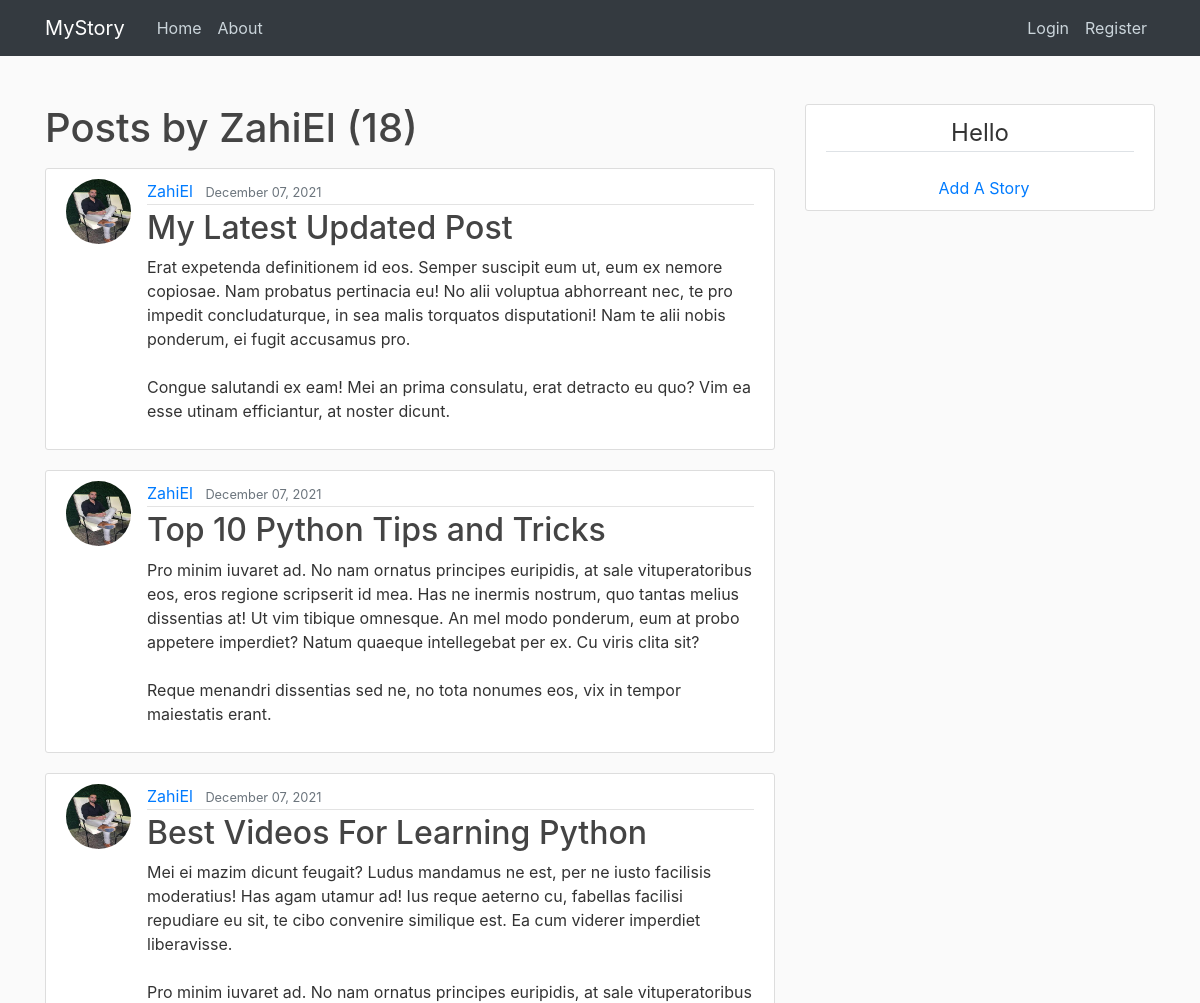
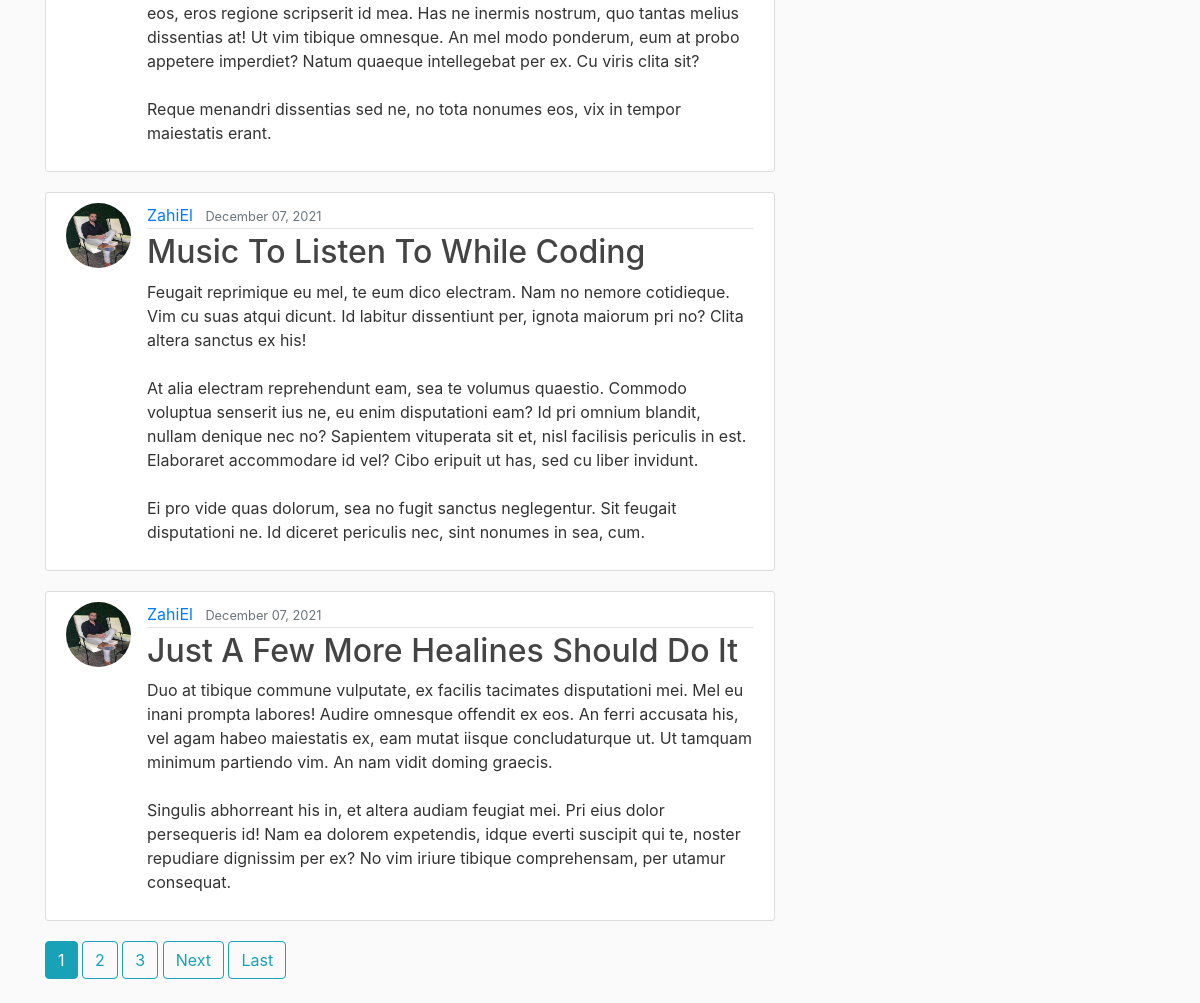
Screenshot of /user/ZahiEl with the database file from the repository (2 pictures, top to bottom).
### blog/models.py (models this page shows, shortened)
class Post(models.Model):
    title = models.CharField(max_length=100)
    content = models.TextField()
    date_posted = models.DateTimeField(default=timezone.now)
    author = models.ForeignKey(User, on_delete=models.CASCADE)

### users/models.py (models this page shows, shortened)
class Profile(models.Model):
    user = models.OneToOneField(User, on_delete=models.CASCADE)
    image = models.ImageField(default='default.jpg', upload_to='profile_pics')

### blog/views.py (the view)
# urls.py: path('user/<str:username>', UserPostListView.as_view(), name='user-posts'),
class UserPostListView(ListView):
    model = Post
    template_name = 'blog/user_posts.html'
    context_object_name = 'posts'
    paginate_by = 5 # 5 pages in page
    def get_queryset(self):
        user = get_object_or_404(User, username=self.kwargs.get('username'))
        return Post.objects.filter(author=user).order_by('-date_posted')

### blog/templates/blog/user_posts.html (shortened to what this page needs)
 {% extends "blog/base.html" %}
 {% block content %}
 <h1 class="mb-3">Posts by {{ view.kwargs.username }} ({{ page_obj.paginator.count }})</h1>
    {% for post in posts %}
     <article class="media content-section">
     <img class="rounded-circle article-img" src="{{ post.author.profile.image.url }}">
      <div class="media-body">
        <div class="article-metadata">
          <a class="mr-2" href="{% url 'user-posts' post.author.username %}">{{ post.author }}</a>
          <small class="text-muted">{{ post.date_posted|date:"F d, Y" }}</small>
        </div>
        <h2><a class="article-title" href="{% url 'post-detail' post.id %}">{{ post.title }}</a></h2>
        <p class="article-content">{{ post.content }}</p>
      </div>
    </article>
    {% endfor %}
 {% if is_paginated %}
        {% for num in page_obj.paginator.page_range %}
            {% if page_obj.number == num %}
                <a class="btn btn-info mb-4" href="?page={{ num }}">{{ num }}</a>
            {% elif num > page_obj.number|add:'-3' and num < page_obj.number|add:'3' %}
                <a class="btn btn-outline-info mb-4" href="?page={{ num }}">{{ num }}</a>
            {% endif %}
        {% endfor %}
     {% if page_obj.has_next %}
        <a class="btn btn-outline-info mb-4" href="?page={{ page_obj.next_page_number }}">Next</a>
        <a class="btn btn-outline-info mb-4" href="?page={{ page_obj.paginator.num_pages }}">Last</a>
    {% endif %}
 {% endif %}
{% endblock content %}

### blog/static/blog/main.css (style rules this page uses)
body { background: #fafafa; color: #333333; margin-top: 5rem; }
h1, h2, h3, h4, h5, h6 { color: #444444; }
.content-section { background: #ffffff; padding: 10px 20px; border: 1px solid #dddddd; border-radius: 3px; margin-bottom: 20px; }
.article-title { color: #444444; }
.article-content { white-space: pre-line; }
.article-img { height: 65px; width: 65px; margin-right: 16px; }
.article-metadata { padding-bottom: 1px; margin-bottom: 4px; border-bottom: 1px solid #e3e3e3 }

### rows the page displays
Post: author.profile.image (picture), author "ZahiEl", date_posted "December 07, 2021", title "My Latest Updated Post", content "Erat expetenda definitionem id eos. Semper suscipit eum ut, eum ex nemore copiosae. Nam probatus pertinacia eu! No alii voluptua abhorreant nec, te pro impedit concludaturque, in sea malis torquatos disputationi! Nam te alii nobis ponderum, ei fugit accusamus pro. Congue salutandi ex eam! Mei an prima consulatu, erat detracto eu quo? Vim ea esse utinam efficiantur, at noster dicunt."
Post: author.profile.image (picture), author "ZahiEl", date_posted "December 07, 2021", title "Top 10 Python Tips and Tricks", content "Pro minim iuvaret ad. No nam ornatus principes euripidis, at sale vituperatoribus eos, eros regione scripserit id mea. Has ne inermis nostrum, quo tantas melius dissentias at! Ut vim tibique omnesque. An mel modo ponderum, eum at probo appetere imperdiet? Natum quaeque intellegebat per ex. Cu viris clita sit? Reque menandri dissentias sed ne, no tota nonumes eos, vix in tempor maiestatis erant."
Post: author.profile.image (picture), author "ZahiEl", date_posted "December 07, 2021", title "Best Videos For Learning Python", content "Mei ei mazim dicunt feugait? Ludus mandamus ne est, per ne iusto facilisis moderatius! Has agam utamur ad! Ius reque aeterno cu, fabellas facilisi repudiare eu sit, te cibo convenire similique est. Ea cum viderer imperdiet liberavisse. Pro minim iuvaret ad. No nam ornatus principes euripidis, at sale vituperatoribus eos, eros regione scripserit id mea. Has ne inermis nostrum, quo tantas melius dissentias at! Ut vim tibique omnesque. An mel modo ponderum, eum at probo appetere imperdiet? Natum quaeque intellegebat per ex. Cu viris clita sit? Reque menandri dissentias sed ne, no tota nonumes eos, vix in tempor maiestatis erant."
Post: author.profile.image (picture), author "ZahiEl", date_posted "December 07, 2021", title "Music To Listen To While Coding", content "Feugait reprimique eu mel, te eum dico electram. Nam no nemore cotidieque. Vim cu suas atqui dicunt. Id labitur dissentiunt per, ignota maiorum pri no? Clita altera sanctus ex his! At alia electram reprehendunt eam, sea te volumus quaestio. Commodo voluptua senserit ius ne, eu enim disputationi eam? Id pri omnium blandit, nullam denique nec no? Sapientem vituperata sit et, nisl facilisis periculis in est. Elaboraret accommodare id vel? Cibo eripuit ut has, sed cu liber invidunt. Ei pro vide quas dolorum, sea no fugit sanctus neglegentur. Sit feugait disputationi ne. Id diceret periculis nec, sint nonumes in sea, cum."
Post: author.profile.image (picture), author "ZahiEl", date_posted "December 07, 2021", title "Just A Few More Healines Should Do It", content "Duo at tibique commune vulputate, ex facilis tacimates disputationi mei. Mel eu inani prompta labores! Audire omnesque offendit ex eos. An ferri accusata his, vel agam habeo maiestatis ex, eam mutat iisque concludaturque ut. Ut tamquam minimum partiendo vim. An nam vidit doming graecis. Singulis abhorreant his in, et altera audiam feugiat mei. Pri eius dolor persequeris id! Nam ea dolorem expetendis, idque everti suscipit qui te, noster repudiare dignissim per ex? No vim iriure tibique comprehensam, per utamur consequat."

### other values shown
{{ view.kwargs.username }} "ZahiEl"
{{ page_obj.paginator.count }} "18"
{{ num }} "1"
{{ num }} "2" "3"
